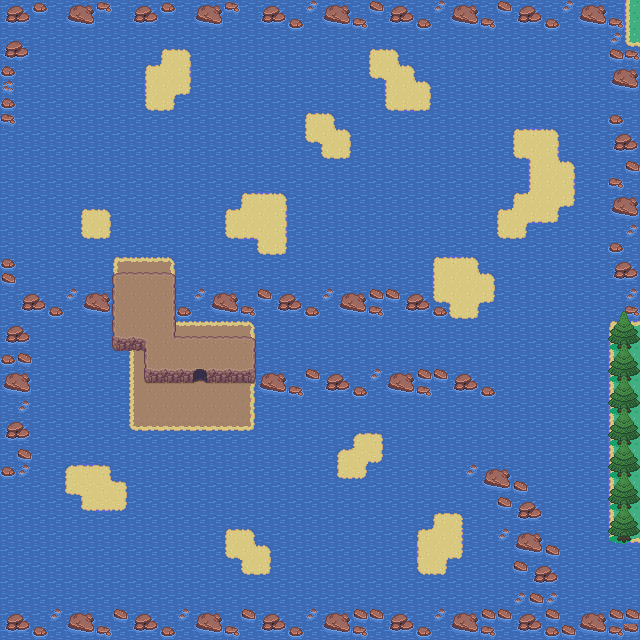

The image is a tile-based game level rendered from a .tmx file. Its description and source (layers, tilesets, objects; grid data summarised) follow:
An orthogonal 40x40 tile map with 16x16 px tiles, 4 tile layers (Tile Layer 1, Tile Layer 2, Tile Layer 3, Tile Layer 4), 2 tilesets and 65 objects (64x event, collision).

<map version="1.10" tiledversion="1.11.2" orientation="orthogonal" renderorder="right-down" compressionlevel="0" width="40" height="40" tilewidth="16" tileheight="16" infinite="0" nextlayerid="7" nextobjectid="299">
 <properties>
  <property name="east" value="paper_town" />
  <property name="edges" value="clamped" />
  <property name="map_type" value="route" />
  <property name="scenario" value="spyder" />
  <property name="slug" value="routec" />
  <property name="west" value="candy_town" />
 </properties>
 <tileset firstgid="1" source="../gfx/tilesets/core_outdoor.tsx" />
 <tileset firstgid="2776" source="../gfx/tilesets/core_outdoor_water.tsx" />
 <layer id="1" name="Tile Layer 1" width="40" height="40">
  <data>[1600 cells, 1600 non-empty, 27 distinct tile ids]</data>
 </layer>
 <layer id="2" name="Tile Layer 2" width="40" height="40">
  <data>[1600 cells, 67 non-empty, 20 distinct tile ids]</data>
 </layer>
 <layer id="5" name="Tile Layer 3" width="40" height="40">
  <data>[1600 cells, 287 non-empty, 21 distinct tile ids]</data>
 </layer>
 <layer id="6" name="Tile Layer 4" width="40" height="40">
  <data>[1600 cells, 18 non-empty, 5 distinct tile ids]</data>
 </layer>
 <objectgroup color="#ff0000" id="3" name="Collisions">
  <object id="198" type="collision" x="608" y="320" width="32" height="224" />
 </objectgroup>
 <objectgroup color="#ffff00" id="4" name="Events">
  <!-- 64 objects omitted --></objectgroup>
</map>
<!-- 64 of 65 objects omitted -->
